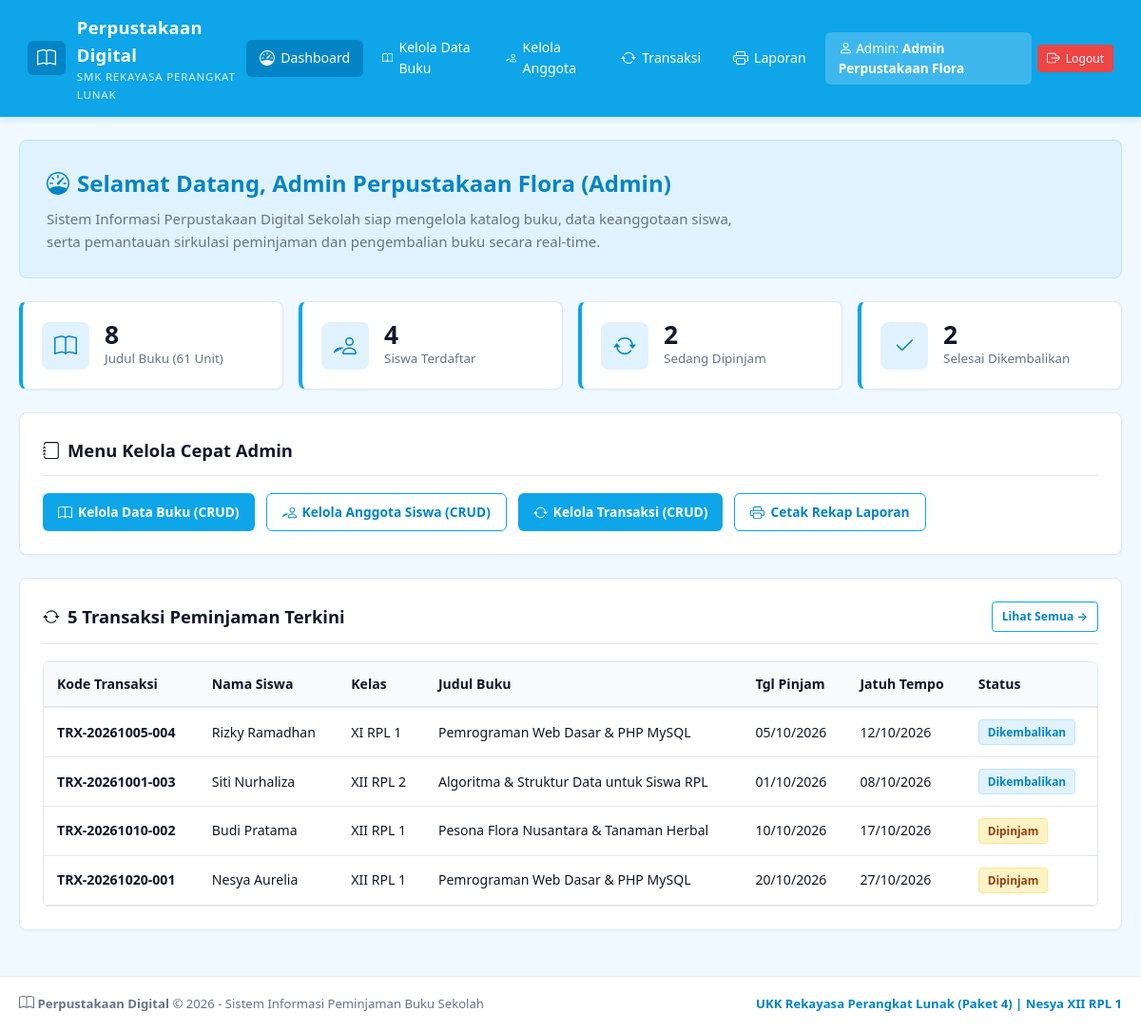
/dashboard.php (signed in), run on the app's committed database.
### tables this page shows
CREATE TABLE `transaksi` (
  `id_transaksi` INT(11) NOT NULL AUTO_INCREMENT,
  `kode_transaksi` VARCHAR(30) NOT NULL UNIQUE,
  `id_user` INT(11) NOT NULL,
  `id_buku` INT(11) NOT NULL,
  `tgl_pinjam` DATE NOT NULL,
  `tgl_jatuh_tempo` DATE NOT NULL,
  `tgl_kembali` DATE DEFAULT NULL,
  `status` ENUM('menunggu','dipinjam','dikembalikan','ditolak') NOT NULL DEFAULT 'dipinjam',
  `denda` INT(11) NOT NULL DEFAULT 0,
  `catatan` TEXT DEFAULT NULL,
  `created_at` TIMESTAMP NOT NULL DEFAULT CURRENT_TIMESTAMP,
  PRIMARY KEY (`id_transaksi`),
  KEY `id_user` (`id_user`),
  KEY `id_buku` (`id_buku`),
  CONSTRAINT `fk_transaksi_user` FOREIGN KEY (`id_user`) REFERENCES `users` (`id_user`) ON DELETE CASCADE ON UPDATE CASCADE,
  CONSTRAINT `fk_transaksi_buku` FOREIGN KEY (`id_buku`) REFERENCES `buku` (`id_buku`) ON DELETE CASCADE ON UPDATE CASCADE
);

CREATE TABLE `users` (
  `id_user` INT(11) NOT NULL AUTO_INCREMENT,
  `nis_nip` VARCHAR(30) NOT NULL,
  `nama_lengkap` VARCHAR(100) NOT NULL,
  `username` VARCHAR(50) NOT NULL UNIQUE,
  `password` VARCHAR(255) NOT NULL,
  `level` ENUM('admin','siswa') NOT NULL DEFAULT 'siswa',
  `kelas` VARCHAR(20) DEFAULT NULL,
  `jurusan` VARCHAR(50) DEFAULT NULL,
  `telepon` VARCHAR(20) DEFAULT NULL,
  `alamat` TEXT DEFAULT NULL,
  `status_aktif` ENUM('aktif','nonaktif') NOT NULL DEFAULT 'aktif',
  `created_at` TIMESTAMP NOT NULL DEFAULT CURRENT_TIMESTAMP,
  PRIMARY KEY (`id_user`)
);

CREATE TABLE `buku` (
  `id_buku` INT(11) NOT NULL AUTO_INCREMENT,
  `kode_buku` VARCHAR(20) NOT NULL UNIQUE,
  `judul` VARCHAR(150) NOT NULL,
  `id_kategori` INT(11) NOT NULL,
  `pengarang` VARCHAR(100) NOT NULL,
  `penerbit` VARCHAR(100) NOT NULL,
  `tahun_terbit` INT(4) NOT NULL,
  `isbn` VARCHAR(30) DEFAULT NULL,
  `jumlah_buku` INT(5) NOT NULL DEFAULT 1,
  `sisa_buku` INT(5) NOT NULL DEFAULT 1,
  `lokasi_rak` VARCHAR(30) NOT NULL DEFAULT 'Rak A1',
  `deskripsi` TEXT DEFAULT NULL,
  `gambar` VARCHAR(255) DEFAULT 'default-book.png',
  `created_at` TIMESTAMP NOT NULL DEFAULT CURRENT_TIMESTAMP,
  PRIMARY KEY (`id_buku`),
  KEY `id_kategori` (`id_kategori`),
  CONSTRAINT `fk_buku_kategori` FOREIGN KEY (`id_kategori`) REFERENCES `kategori` (`id_kategori`) ON DELETE CASCADE ON UPDATE CASCADE
);

### includes/fungsi.php (called while the page is built, shortened)
<?php
require_once __DIR__ . '/icons.php';
function e($teks) {
    return htmlspecialchars((string)($teks ?? ''));
}
function q($sql) {
    global $koneksi;
    return mysqli_query($koneksi, $sql);
}
function semua($sql) {
    $hasil = q($sql);
    $data = [];
    if ($hasil) {
        while ($baris = mysqli_fetch_assoc($hasil)) {
            $data[] = $baris;
        }
    }
    return $data;
}
function tgl($tanggal, $format = 'd/m/Y') {
    return $tanggal ? date($format, strtotime($tanggal)) : '-';
}

### dashboard.php (the view, shortened to what this page needs)
<?php
require_once __DIR__ . '/includes/header.php';
?>
<?php if ($level === 'admin'): ?>
  <?php
  $stat = [
      ['book', nilai("SELECT COUNT(*) FROM buku"), 'Judul Buku (' . nilai("SELECT SUM(jumlah_buku) FROM buku") . ' Unit)'],
      ['people', nilai("SELECT COUNT(*) FROM users WHERE level='siswa'"), 'Siswa Terdaftar'],
      ['arrow-repeat', nilai("SELECT COUNT(*) FROM transaksi WHERE status='dipinjam'"), 'Sedang Dipinjam'],
      ['check', nilai("SELECT COUNT(*) FROM transaksi WHERE status='dikembalikan'"), 'Selesai Dikembalikan'],
  ];
  $terbaru = semua("SELECT t.*, u.nama_lengkap, u.kelas, b.judul
                    FROM transaksi t
                    JOIN users u ON t.id_user = u.id_user
                    JOIN buku b ON t.id_buku = b.id_buku
                    ORDER BY t.id_transaksi DESC LIMIT 5");
  ?>
  <div class="flora-hero">
    <h2><?= bi('speedometer', 24); ?> Selamat Datang, <?= e($_SESSION['nama_lengkap']); ?> (Admin)</h2>
    <p>
      Sistem Informasi Perpustakaan Digital Sekolah siap mengelola katalog buku, data keanggotaan siswa,
      serta pemantauan sirkulasi peminjaman dan pengembalian buku secara real-time.
    </p>
  </div>
  <div class="stats-grid">
    <?php foreach ($stat as [$ikon, $jumlah, $label]): ?>
      <div class="stat-card">
        <div class="stat-icon"><?= bi($ikon, 24); ?></div>
        <div class="stat-info">
          <h3><?= $jumlah; ?></h3>
          <p><?= $label; ?></p>
        </div>
      </div>
    <?php endforeach; ?>
  </div>
  <div class="card">
    <div class="card-header">
      <div class="card-title"><?= bi('journal', 18); ?> Menu Kelola Cepat Admin</div>
    </div>
    <div style="display: flex; gap: 12px; flex-wrap: wrap;">
      <a href="buku.php" class="btn btn-primary"><?= bi('book', 15); ?> Kelola Data Buku (CRUD)</a>
      <a href="anggota.php" class="btn btn-outline"><?= bi('people', 15); ?> Kelola Anggota Siswa (CRUD)</a>
      <a href="transaksi.php" class="btn btn-primary"><?= bi('arrow-repeat', 15); ?> Kelola Transaksi (CRUD)</a>
      <a href="laporan.php" class="btn btn-outline"><?= bi('printer', 15); ?> Cetak Rekap Laporan</a>
    </div>
  </div>
  <div class="card">
    <div class="card-header">
      <div class="card-title"><?= bi('arrow-repeat', 18); ?> 5 Transaksi Peminjaman Terkini</div>
      <a href="transaksi.php" class="btn btn-outline btn-sm">Lihat Semua &rarr;</a>
    </div>
    <div class="table-responsive">
      <table>
        <thead>
          <tr>
            <th>Kode Transaksi</th>
            <th>Nama Siswa</th>
            <th>Kelas</th>
            <th>Judul Buku</th>
            <th>Tgl Pinjam</th>
            <th>Jatuh Tempo</th>
            <th>Status</th>
          </tr>
        </thead>
        <tbody>
          <?php if (!$terbaru): ?>
            <tr>
              <td colspan="7" style="text-align: center; color: var(--text-muted); padding: 20px;">
                Belum ada transaksi peminjaman.
              </td>
            </tr>
          <?php else: foreach ($terbaru as $row): ?>
            <tr>
              <td><strong><?= e($row['kode_transaksi']); ?></strong></td>
              <td><?= e($row['nama_lengkap']); ?></td>
              <td><?= e($row['kelas'] ?? '-'); ?></td>
              <td><?= e($row['judul']); ?></td>
              <td><?= tgl($row['tgl_pinjam']); ?></td>
              <td><?= tgl($row['tgl_jatuh_tempo']); ?></td>
              <td><span class="badge badge-<?= $row['status']; ?>"><?= $row['status']; ?></span></td>
            </tr>
          <?php endforeach; endif; ?>
        </tbody>
      </table>
    </div>
  </div>
<?php endif; ?>
<?php require_once __DIR__ . '/includes/footer.php'; ?>

### assets/css/style.css (style rules this page uses)
:root { --primary: #0ea5e9; --primary-dark: #0284c7; --primary-light: #38bdf8; --primary-subtle: #e0f2fe; --primary-border: #bae6fd; --bg-app: #f0f9ff; --surface: #ffffff; --border: #e2e8f0; --text-main: #0f172a; --text-muted: #64748b; --danger: #ef4444; --warning: #f59e0b; --success: #0ea5e9; --info: #0284c7; --shadow-sm: 0 1px 3px rgba(14, 165, 233, 0.08); --shadow-md: 0 4px 12px rgba(14, 165, 233, 0.12); --radius: 8px; --transition: all 0.2s ease-in-out; }
* { margin: 0; padding: 0; box-sizing: border-box; font-family: 'Segoe UI', system-ui, -apple-system, BlinkMacSystemFont, Roboto, sans-serif; }
body { background-color: var(--bg-app); color: var(--text-main); line-height: 1.6; min-height: 100vh; display: flex; flex-direction: column; }
.flora-hero { background-color: var(--primary-subtle); border: 1px solid var(--primary-border); border-radius: var(--radius); padding: 26px 28px; margin-bottom: 24px; }
.flora-hero h2 { color: var(--primary-dark); font-size: 1.5rem; margin-bottom: 6px; display: flex; align-items: center; gap: 8px; }
.flora-hero p { color: var(--text-muted); font-size: 0.94rem; max-width: 750px; }
.card { background-color: var(--surface); border-radius: var(--radius); border: 1px solid var(--border); box-shadow: var(--shadow-sm); padding: 24px; margin-bottom: 24px; }
.card-header { display: flex; justify-content: space-between; align-items: center; margin-bottom: 18px; padding-bottom: 12px; border-bottom: 1px solid var(--border); }
.card-title { font-size: 1.15rem; font-weight: 700; color: var(--text-main); display: flex; align-items: center; gap: 8px; }
.stats-grid { display: grid; grid-template-columns: repeat(auto-fit, minmax(220px, 1fr)); gap: 16px; margin-bottom: 24px; }
.stat-card { background-color: var(--surface); border-radius: var(--radius); padding: 20px; display: flex; align-items: center; gap: 16px; border: 1px solid var(--border); box-shadow: var(--shadow-sm); border-left: 4px solid var(--primary); }
.stat-icon { width: 50px; height: 50px; border-radius: 8px; display: flex; align-items: center; justify-content: center; font-size: 1.5rem; background-color: var(--primary-subtle); color: var(--primary-dark); }
.stat-info h3 { font-size: 1.65rem; font-weight: 700; color: var(--text-main); line-height: 1.1; }
.stat-info p { font-size: 0.84rem; color: var(--text-muted); }
.table-responsive { width: 100%; overflow-x: auto; border-radius: 6px; border: 1px solid var(--border); }
table { width: 100%; border-collapse: collapse; font-size: 0.88rem; text-align: left; }
table th { background-color: #f8fafc; color: var(--text-main); padding: 12px 14px; font-weight: 600; border-bottom: 2px solid var(--border); white-space: nowrap; }
table td { padding: 12px 14px; border-bottom: 1px solid var(--border); vertical-align: middle; }
.badge { display: inline-block; padding: 3px 9px; border-radius: 4px; font-size: 0.74rem; font-weight: 600; text-transform: capitalize; }
.badge-dipinjam { background-color: #fef3c7; color: #92400e; border: 1px solid #fde68a; }
.badge-dikembalikan { background-color: var(--primary-subtle); color: var(--primary-dark); border: 1px solid var(--primary-border); }
.btn { display: inline-flex; align-items: center; justify-content: center; gap: 6px; padding: 8px 16px; font-size: 0.86rem; font-weight: 600; border-radius: 6px; text-decoration: none; border: none; cursor: pointer; transition: var(--transition); }
.btn-primary { background-color: var(--primary); color: #ffffff; }
.btn-outline { background-color: transparent; color: var(--primary-dark); border: 1px solid var(--primary); }
.btn-sm { padding: 5px 10px; font-size: 0.76rem; border-radius: 4px; }

### data on the page
transaksi: kode_transaksi "TRX-20261005-004", id_user.nama_lengkap "Rizky Ramadhan", id_user.kelas "XI RPL 1", id_buku.judul "Pemrograman Web Dasar & PHP MySQL", tgl_pinjam "05/10/2026", tgl_jatuh_tempo "12/10/2026", status "Dikembalikan"
transaksi: kode_transaksi "TRX-20261001-003", id_user.nama_lengkap "Siti Nurhaliza", id_user.kelas "XII RPL 2", id_buku.judul "Algoritma & Struktur Data untuk Siswa RPL", tgl_pinjam "01/10/2026", tgl_jatuh_tempo "08/10/2026", status "Dikembalikan"
transaksi: kode_transaksi "TRX-20261010-002", id_user.nama_lengkap "Budi Pratama", id_user.kelas "XII RPL 1", id_buku.judul "Pesona Flora Nusantara & Tanaman Herbal", tgl_pinjam "10/10/2026", tgl_jatuh_tempo "17/10/2026", status "Dipinjam"
transaksi: kode_transaksi "TRX-20261020-001", id_user.nama_lengkap "Nesya Aurelia", id_user.kelas "XII RPL 1", id_buku.judul "Pemrograman Web Dasar & PHP MySQL", tgl_pinjam "20/10/2026", tgl_jatuh_tempo "27/10/2026", status "Dipinjam"

### other printed values
$label "Dashboard"
$label "Kelola Data Buku"
$label "Kelola Anggota"
$label "Transaksi"
$label "Laporan"
$nama "Admin Perpustakaan Flora"
$_SESSION['nama_lengkap'] "Admin Perpustakaan Flora"
$jumlah "8"
$label "Judul Buku (61 Unit)"
$jumlah "4"
$label "Siswa Terdaftar"
$jumlah "2"
$label "Sedang Dipinjam"
$label "Selesai Dikembalikan"
